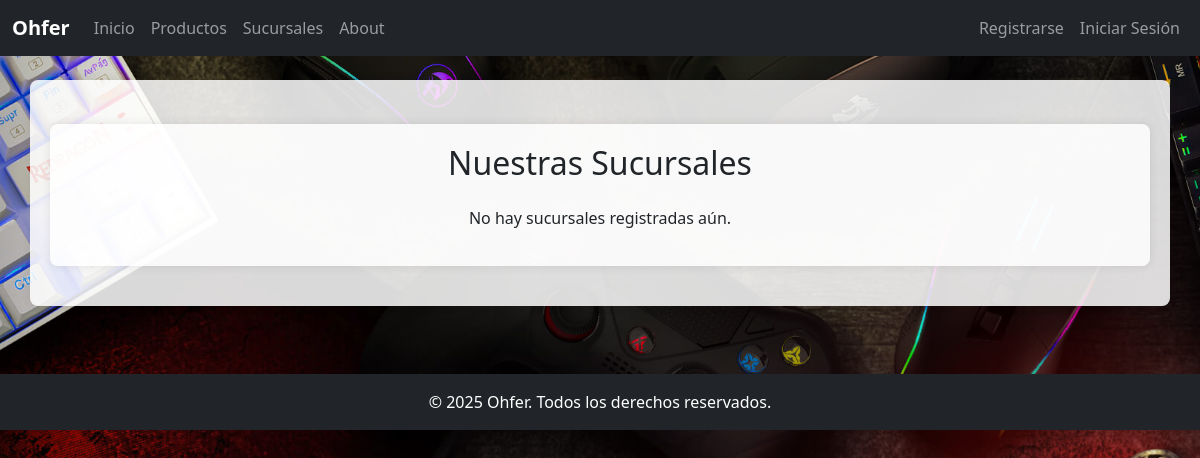
The app's page /sucursales/lista/, older data.
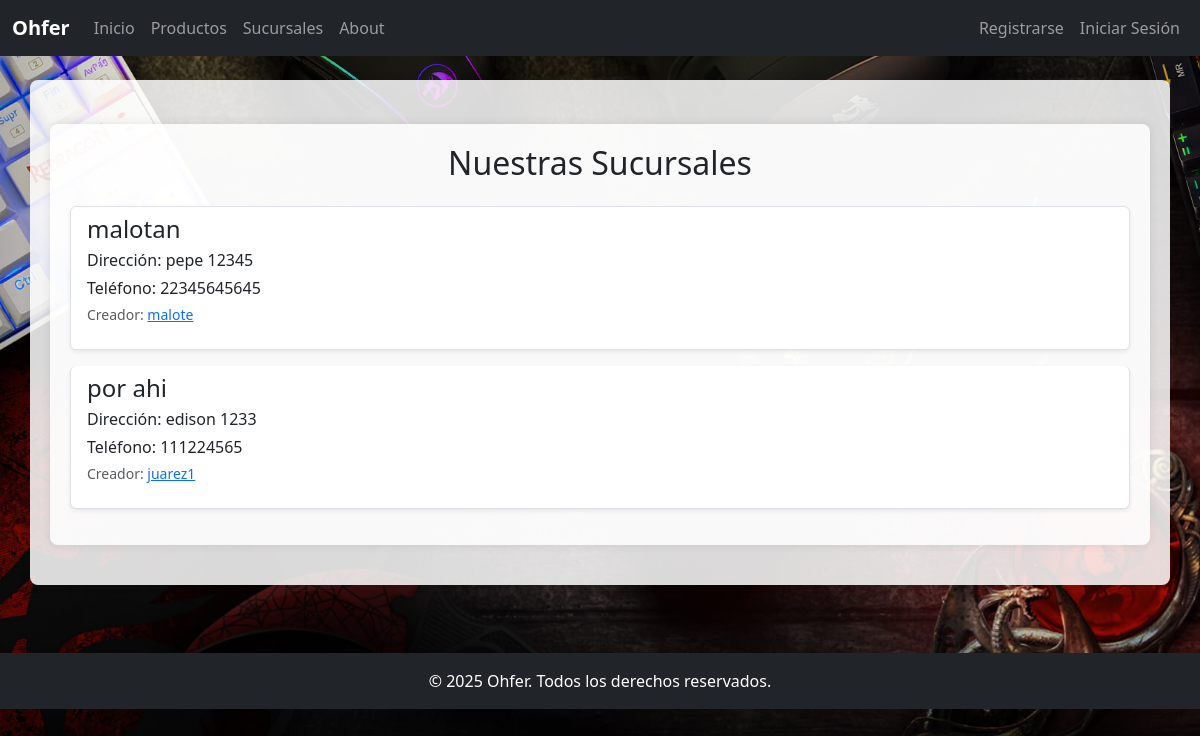
The same page, newer data.
### myapp/models.py (models this page shows, shortened)
class Sucursal(models.Model):
    nombre = models.CharField(max_length=100)
    direccion = models.CharField(max_length=200)
    telefono = models.CharField(max_length=20, blank=True, null=True)
    email = models.EmailField(blank=True, null=True)
    creador = models.ForeignKey(User, on_delete=models.CASCADE, related_name='sucursales_creadas')

### myapp/views.py (the view)
# urls.py: path('sucursales/lista/', views.lista_sucursales, name='lista_sucursales'),
def lista_sucursales(request):
    sucursales = Sucursal.objects.all().order_by('nombre')
    return render(request, 'myapp/lista_sucursales.html', {'sucursales': sucursales})

### myapp/templates/myapp/lista_sucursales.html (shortened to what this page needs)
{% extends 'base.html' %}
{% load static %}
{% block content %}
<div class="container mt-4">
    <h2 class="mb-4 text-center">Nuestras Sucursales</h2>
    {% if sucursales %}
        <div class="list-group">
            {% for sucursal in sucursales %}
                <div class="list-group-item mb-3 shadow-sm rounded">
                    <h4 class="mb-1">{{ sucursal.nombre }}</h4>
                    <p class="mb-1">Dirección: {{ sucursal.direccion }}</p>
                    {% if sucursal.telefono %}<p class="mb-1">Teléfono: {{ sucursal.telefono }}</p>{% endif %}
                    <p class="text-muted small">Creador:
                        {% if sucursal.creador %}
                            <a href="{% url 'ver_perfil' username=sucursal.creador.username %}">
                                {{ sucursal.creador.username }}
                            </a>
                        {% else %}
                            Desconocido
                        {% endif %}
                    </p>
                </div>
            {% endfor %}
        </div>
    {% else %}
        <p class="text-center">No hay sucursales registradas aún.</p>
    {% endif %}
</div>
{% endblock content%}

### templates/base.html (shortened to what this page needs)
<!DOCTYPE html>
<html lang="es">
<head>
    {% load static %}
    <link href="https://cdn.jsdelivr.net/npm/bootstrap@5.3.3/dist/css/bootstrap.min.css" rel="stylesheet">
    <link rel="stylesheet" href="{% static 'myapp/css/style.css' %}">
</head>
<body>
    <header>
        <nav class="navbar navbar-expand-lg navbar-dark bg-dark">
            <div class="container-fluid">
                <a class="navbar-brand" href="{% url 'inicio' %}">Ohfer</a>
                <div class="collapse navbar-collapse" id="navbarNav">
                    <ul class="navbar-nav me-auto mb-2 mb-lg-0">
                        <li class="nav-item">
                            <a class="nav-link" href="{% url 'inicio' %}">Inicio</a>
                        </li>
                        <li class="nav-item">
                            <a class="nav-link" href="{% url 'lista_productos' %}">Productos</a>
                        </li>
                        <li class="nav-item">
                            <a class="nav-link" href="{% url 'lista_sucursales' %}">Sucursales</a>
                        </li>
                        <li class="nav-item">
                            <a class="nav-link" href="{% url 'about' %}">About</a>
                        </li>
                    </ul>
                    <ul class="navbar-nav">
                        {% if user.is_authenticated %}
                            <li class="nav-item d-flex align-items-center me-3">
                                <a href="{% url 'edit_profile' %}" class="nav-link d-flex align-items-center">
                                    {% if user.profile.avatar %}
                                        <img src="{{ user.profile.avatar.url }}" alt="Avatar de {{ user.username }}"
                                             class="rounded-circle me-2" style="width: 30px; height: 30px; object-fit: cover;">
                                    {% else %}
                                        <span class="me-2">👤</span>
                                    {% endif %}
                                    Hola, {{ user.username }}
                                </a>
                            </li>
                            <li class="nav-item">
                                <form action="{% url 'logout' %}" method="post" class="d-inline">
                                    {% csrf_token %}
                                    <button type="submit" class="btn btn-link nav-link" style="color: white;">
                                        Cerrar Sesión
                                    </button>
                                </form>
                            </li>
                        {% else %}
                            <li class="nav-item">
                                <a class="nav-link" href="{% url 'register' %}">Registrarse</a>
                            </li>
                            <li class="nav-item">
                                <a class="nav-link" href="{% url 'login' %}">Iniciar Sesión</a>
                            </li>
                        {% endif %}
                    </ul>
                </div>
            </div>
        </nav>
    </header>
    <main class="container mt-4">
        {% block content %}
        {% endblock content %}
    </main>
    <footer class="bg-dark text-white text-center py-3 mt-5">
        <p class="mb-0">&copy; 2025 Ohfer. Todos los derechos reservados.</p>
    </footer>
</body>
</html>

### myapp/static/myapp/css/style.css (style rules this page uses)
body { background-image: url('img/background.jpg'); background-size: cover; background-position: center; background-repeat: no-repeat; background-attachment: fixed; min-height: 100vh; display: flex; flex-direction: column; }
.navbar-brand { font-weight: bold; }
.container { background-color: rgba(255, 255, 255, 0.85); padding: 20px; border-radius: 8px; box-shadow: 0 0 10px rgba(0, 0, 0, 0.1); margin-top: 20px; margin-bottom: 20px; }

Row changes from the older to the newer data that the page shows:
added Sucursal: nombre "malotan", direccion "pepe 12345", telefono "22345645645", creador.username "malote"
added Sucursal: nombre "por ahi", direccion "edison 1233", telefono "111224565", creador.username "juarez1"
Text that changed along with them:
text no longer shown: "No hay sucursales registradas aún."
